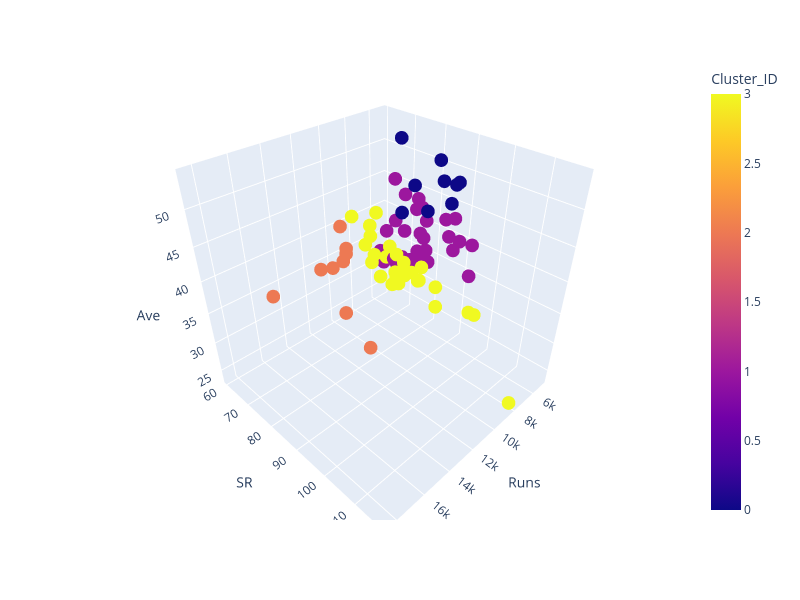

The code cell stored with this chart in its notebook:
### Code cell
fig = px.scatter_3d(df,x="Runs",y="SR",z="Ave",color="Cluster_ID",hover_name = "Player")
fig.update_layout(scene = dict(xaxis_title = "Runs",yaxis_title= "SR", zaxis_title= "Ave"),width= 800, height = 600)
fig.show()

### Figure 1 — Plotly figure (JSON) as saved in the notebook; plotly's stock layout.template omitted (floating-point values rounded to 4 significant figures)
{"data": [{"hovertemplate": "<b>%{hovertext}</b><br><br>Runs=%{x}<br>SR=%{y}<br>Ave=%{z}<br>Cluster_ID=%{marker.color}<extra></extra>", "hovertext": ["SR Tendulkar (INDIA)", "KC Sangakkara (Asia/ICC/SL)", "RT Ponting (AUS/ICC)", "ST Jayasuriya (Asia/SL)", "DPMD Jayawardene (Asia/SL)", "Inzamam-ul-Haq (Asia/PAK)", "JH Kallis (Afr/ICC/SA)", "SC Ganguly (Asia/INDIA)", "R Dravid (Asia/ICC/INDIA)", "BC Lara (ICC/WI)", "TM Dilshan (SL)", "Mohammad Yousuf (Asia/PAK)", "AC Gilchrist (AUS/ICC)", "MS Dhoni (Asia/INDIA)", "M Azharuddin (INDIA)", "AB de Villiers (Afr/SA)", "PA de Silva (SL)", "CH Gayle (ICC/WI)", "Saeed Anwar (PAK)", "S Chanderpaul (WI)", "Yuvraj Singh (Asia/INDIA)", "DL Haynes (WI)", "MS Atapattu (SL)", "ME Waugh (AUS)", "V Sehwag (Asia/ICC/INDIA)", "V Kohli (INDIA)", "HH Gibbs (SA)", "Shahid Afridi (Asia/ICC/PAK)", "SP Fleming (ICC/NZ)", "MJ Clarke (AUS)", "SR Waugh (AUS)", "A Ranatunga (SL)", "Javed Miandad (PAK)", "Younis Khan (PAK)", "HM Amla (SA)", "Saleem Malik (PAK)", "NJ Astle (NZ)", "GC Smith (Afr/SA)", "MG Bevan (AUS)", "G Kirsten (SA)", "A Flower (ZIM)", "Shoaib Malik (PAK)", "IVA Richards (WI)", "GW Flower (ZIM)", "Ijaz Ahmed (PAK)", "AR Border (AUS)", "LRPL Taylor (NZ)", "RB Richardson (WI)", "WU Tharanga (Asia/SL)", "ML Hayden (AUS/ICC)", "BB McCullum (NZ)", "DM Jones (AUS)", "DC Boon (AUS)", "JN Rhodes (SA)", "Mohammad Hafeez (PAK)", "Rameez Raja (PAK)", "RR Sarwan (WI)", "EJG Morgan (ENG/IRE)", "CL Hooper (WI)", "SR Watson (AUS)", "Tamim Iqbal (BDESH)", "SK Raina (INDIA)", "WJ Cronje (SA)", "MJ Guptill (NZ)", "MEK Hussey (AUS)", "RG Sharma (INDIA)", "IR Bell (ENG)", "A Jadeja (INDIA)", "DR Martyn (AUS)", "BRM Taylor (ZIM)", "G Gambhir (INDIA)", "ADR Campbell (ZIM)", "MN Samuels (WI)", "RS Mahanama (SL)", "CG Greenidge (WI)", "Misbah-ul-Haq (PAK)", "PD Collingwood (ENG)", "A Symonds (AUS)", "Abdul Razzaq (Asia/PAK)"], "legendgroup": "", "marker": {"color": [2, 2, 2, 2, 2, 2, 2, 2, 2, 3, 3, 3, 3, 0, 3, 0, 3, 3, 3, 3, 3, 3, 3, 3, 3, 0, 3, 3, 3, 0, 3, 3, 3, 3, 0, 3, 1, 1, 0, 1, 1, 3, 0, 3, 3, 3, 0, 1, 1, 1, 3, 1, 1, 1, 1, 1, 1, 1, 1, 1, 1, 1, 1, 1, 0, 1, 1, 1, 1, 1, 1, 1, 1, 1, 1, 1, 1, 1, 3], "coloraxis": "coloraxis", "symbol": "circle"}, "mode": "markers", "name": "", "scene": "scene", "showlegend": false, "type": "scatter3d", "x": [18426, 14234, 13704, 13430, 12650, 11739, 11579, 11363, 10889, 10405, 10290, 9720, 9619, 9496, 9378, 9319, 9284, 9221, 8824, 8778, 8701, 8648, 8529, 8500, 8273, 8146, 8094, 8064, 8037, 7981, 7569, 7456, 7381, 7249, 7186, 7170, 7090, 6989, 6912, 6798, 6786, 6765, 6721, 6571, 6564, 6524, 6486, 6248, 6140, 6133, 6083, 6068, 5964, 5935, 5876, 5841, 5804, 5772, 5761, 5757, 5743, 5568, 5565, 5500, 5442, 5435, 5416, 5359, 5346, 5258, 5238, 5185, 5180, 5162, 5134, 5122, 5092, 5088, 5080], "y": [86.23, 78.86, 80.39, 91.2, 78.96, 74.24, 72.89, 73.7, 71.24, 79.51, 86.23, 75.1, 96.94, 88.69, 74.02, 100.2, 81.13, 85.11, 80.67, 70.74, 87.67, 63.09, 67.72, 76.9, 104.3, 90.99, 83.26, 117.0, 71.49, 78.98, 75.91, 77.9, 67.01, 75.29, 89.05, 76.41, 72.64, 80.81, 74.16, 72.04, 74.59, 81.72, 90.2, 67.58, 80.3, 71.42, 82.03, 63.74, 75.03, 78.96, 96.37, 72.56, 65.13, 80.9, 75.58, 63.31, 75.74, 88.62, 76.63, 90.44, 78.31, 93.76, 76.47, 87.73, 87.16, 84.56, 77.16, 69.8, 77.73, 74.47, 85.25, 66.18, 76.24, 60.57, 64.92, 73.75, 76.98, 92.44, 81.25], "z": [44.83, 41.98, 42.03, 32.36, 33.37, 39.52, 44.36, 41.02, 39.16, 40.48, 39.27, 41.71, 35.89, 51.32, 36.92, 53.55, 34.9, 37.33, 39.21, 41.6, 36.55, 41.37, 37.57, 39.35, 35.05, 53.94, 36.13, 23.57, 32.4, 44.58, 32.9, 35.84, 41.7, 31.24, 50.25, 32.88, 34.92, 37.98, 53.58, 40.95, 35.34, 35.23, 47.0, 33.52, 32.33, 30.62, 44.12, 33.41, 34.3, 43.8, 30.41, 44.61, 37.04, 35.11, 33.01, 32.09, 42.67, 38.73, 35.34, 40.54, 34.38, 35.46, 38.64, 43.3, 48.15, 42.46, 37.87, 37.47, 40.8, 34.82, 39.68, 30.5, 34.3, 29.49, 45.03, 43.4, 35.36, 39.75, 29.7]}], "layout": {"coloraxis": {"colorbar": {"title": {"text": "Cluster_ID"}}, "colorscale": [[0, "#0d0887"], [0.1111, "#46039f"], [0.2222, "#7201a8"], [0.3333, "#9c179e"], [0.4444, "#bd3786"], [0.5556, "#d8576b"], [0.6667, "#ed7953"], [0.7778, "#fb9f3a"], [0.8889, "#fdca26"], [1, "#f0f921"]]}, "height": 600, "legend": {"tracegroupgap": 0}, "margin": {"t": 60}, "scene": {"domain": {"x": [0, 1], "y": [0, 1]}, "xaxis": {"title": {"text": "Runs"}}, "yaxis": {"title": {"text": "SR"}}, "zaxis": {"title": {"text": "Ave"}}}, "width": 800}}
